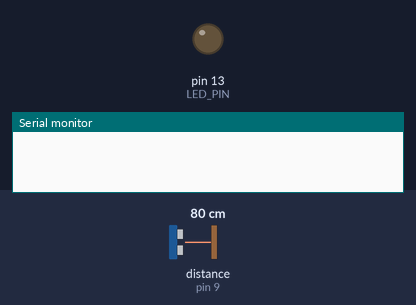
The sketch below on a simulated Arduino Uno, built with avr-gcc and run on an emulated ATmega328P. Shown: output pins drawn as LEDs (lit = HIGH), the last lines printed to the serial monitor. Wiring (inferred from the names in the program): ultrasonic range finder: trigger pin 8; echo pin 9. Inputs (shaded band) come from the test bench; at power-on: distance to the obstacle (sensor on pin 9) 80 cm. The echo pulse lasts 58.3 µs per cm; pins used as bus, display or sensor lines are not drawn.

Above: at 1.8 s.
1.9 s: distance to the obstacle (sensor on pin 9) set to 18 cm
3.4 s: distance to the obstacle (sensor on pin 9) set to 15 cm
At 4.7 s:
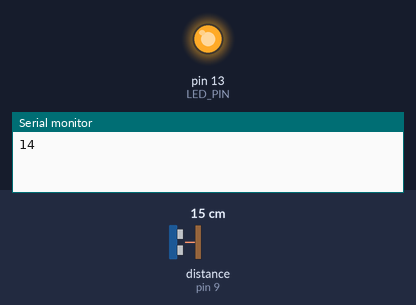
5.5 s: distance to the obstacle (sensor on pin 9) set to 35 cm
At 6.4 s:
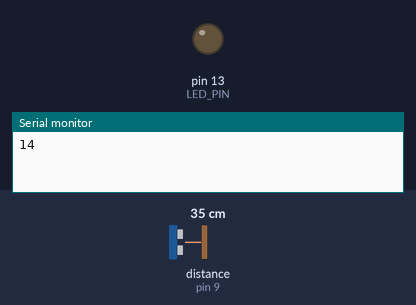
7.5 s: distance to the obstacle (sensor on pin 9) set to 2 cm
At 9.2 s:
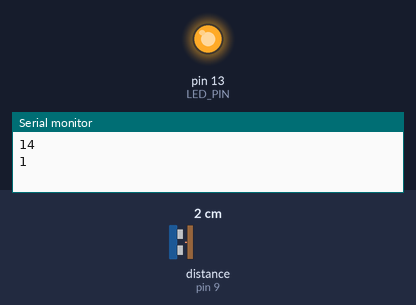
Timing chart, 0 to 10.5 s (numbered marks = the images above; inputs shaded):
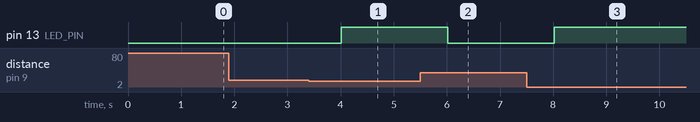

Measured:
- the behaviour switches between 17 and 16 cm on distance to the obstacle (sensor on pin 9) (found by bisection; images 0 and 1)
- after the input at 1.9 s, every drawn part: stays the same
- after the input at 3.4 s, pin 13 (LED_PIN): LOW → HIGH after 0.62 s
- after the input at 5.5 s, pin 13 (LED_PIN): HIGH → LOW after 0.52 s
- after the input at 7.5 s, pin 13 (LED_PIN): LOW → HIGH after 0.52 s

The sketch:

src.ino
```cpp
// IOT + Cloud Project
int LED_PIN = 13;
const unsigned int TRIG_PIN = 8;
const unsigned int ECHO_PIN = 9;

void setup() {
  // put your setup code here, to run once:
  pinMode(LED_PIN, OUTPUT);
  pinMode(TRIG_PIN, OUTPUT);
  pinMode(ECHO_PIN, INPUT);
  Serial.begin(9600);
}

void loop() {
  // put your main code here, to run repeatedly:
  digitalWrite(TRIG_PIN, LOW);
  delayMicroseconds(2);
  digitalWrite(TRIG_PIN, HIGH);
  delayMicroseconds(10);
  digitalWrite(TRIG_PIN, LOW);
  long duration, distance;
  duration = pulseIn(ECHO_PIN, HIGH);
  distance = microsecondsToCentimeters(duration);
  if(distance < 16) {
    if(digitalRead(LED_PIN) == LOW) {
      digitalWrite(LED_PIN, HIGH);
      Serial.println(distance);
    }
  } else {
    digitalWrite(LED_PIN, LOW);
  }
  delay(1000);
}
long microsecondsToCentimeters(long microseconds) {
  return microseconds/29/2;
}
```
